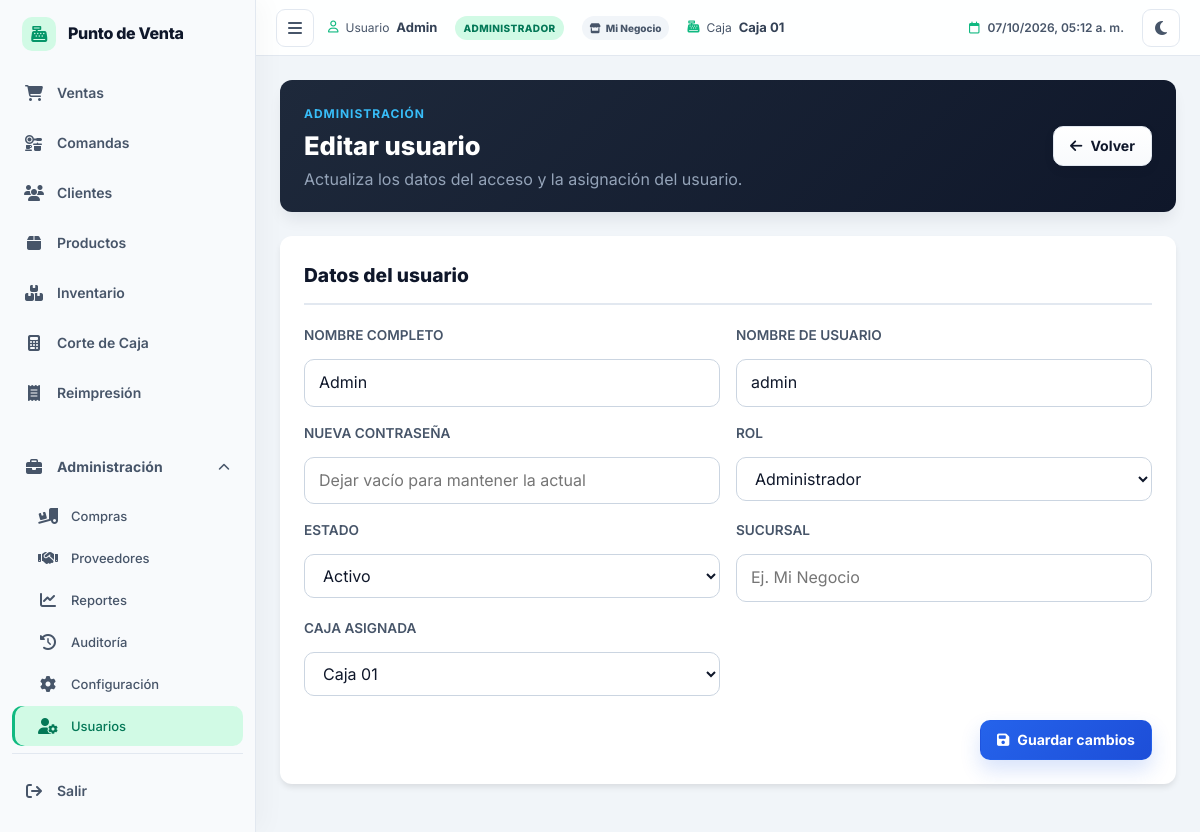
The app's page /usuarios/editar/1 (signed in) with its own data.
### tables this page shows
CREATE TABLE `usuarios` (
  `id` int NOT NULL AUTO_INCREMENT COMMENT 'Identificador único del usuario',
  `nombre` varchar(100) NOT NULL COMMENT 'Nombre completo del usuario',
  `usuario` varchar(50) NOT NULL COMMENT 'Nombre de usuario para iniciar sesión',
  `password` varchar(255) NOT NULL COMMENT 'Contraseña hasheada con bcrypt',
  `rol` enum('admin','cajero','mesero','cocina') NOT NULL DEFAULT 'cajero' COMMENT 'Rol del usuario en el sistema',
  `estado` tinyint(1) NOT NULL DEFAULT '1' COMMENT '1 = Activo, 0 = Inactivo',
  `caja_id` int DEFAULT NULL COMMENT 'Caja predeterminada del usuario',
  `sucursal` varchar(120) DEFAULT NULL COMMENT 'Sucursal asignada',
  `caja` varchar(80) DEFAULT NULL COMMENT 'Caja asignada',
  `creado_en` datetime NOT NULL DEFAULT CURRENT_TIMESTAMP COMMENT 'Fecha y hora de creación del registro',
  PRIMARY KEY (`id`),
  UNIQUE KEY `idx_usuarios_usuario` (`usuario`),
  KEY `idx_usuarios_rol` (`rol`),
  KEY `idx_usuarios_estado` (`estado`),
  KEY `idx_usuarios_caja` (`caja_id`),
  CONSTRAINT `fk_usuarios_caja` FOREIGN KEY (`caja_id`) REFERENCES `cajas` (`id`) ON DELETE SET NULL ON UPDATE CASCADE
);

CREATE TABLE `cajas` (
  `id` int NOT NULL AUTO_INCREMENT,
  `nombre` varchar(80) NOT NULL,
  `estado` tinyint(1) NOT NULL DEFAULT '1',
  PRIMARY KEY (`id`),
  UNIQUE KEY `idx_cajas_nombre` (`nombre`)
);

### app/Controllers/UsuariosController.php (called while the page is built, shortened)
<?php
require_once APP_PATH . 'Models' . DIRECTORY_SEPARATOR . 'Usuario.php';
class UsuariosController extends Controller
{
    private $modelo;
    public function __construct()
    {
        $this->modelo = new Usuario();
    }
    public function editar($parametros)
    {
        $usuarioId = (int)($parametros['id'] ?? 0);
        $usuario = $this->modelo->obtenerPorId($usuarioId);
        $cajas = $this->modelo->obtenerCajas();
        require APP_PATH . 'Views/usuarios/editar.php';
    }
}

### public/index.php (called while the page is built, shortened)
<?php
require_once CONFIG_PATH . 'database.php';
require_once CORE_PATH . 'Router.php';
$router = new Router();
$router->get('/',      'HomeController@index');
$router->get('/login', 'AuthController@login');
$router->post('/autenticar', 'AuthController@autenticar');
$router->get('/logout', 'AuthController@logout');
$router->post('/cotizaciones/enviar-cocina', 'CotizacionesController@enviarCocina');
$router->get('/cotizaciones/imprimir-comanda/{id}', 'CotizacionesController@imprimirComanda');
$router->post('/cotizaciones/imprimir-comanda/{id}', 'CotizacionesController@imprimirComanda');
$router->get('/cocina', 'CocinaController@index');
$router->post('/cocina/estado-comanda/{id}', 'CocinaController@cambiarEstadoComanda');
$router->post('/cocina/estado-item/{id}', 'CocinaController@cambiarEstadoItem');
$router->get('/ventas', 'VentasController@index');
$router->post('/ventas/buscar-producto', 'VentasController@buscarProducto');
$router->get('/ventas/buscar-producto',  'VentasController@buscarProducto');
$router->get('/ventas/buscar-productos', 'VentasController@buscarProductosAjax');
    $router->post('/ventas/buscar-productos', 'VentasController@buscarProductosAjax');
    $router->get('/ventas/catalogo', 'VentasController@catalogo');
    $router->get('/ventas/historial-hoy', 'VentasController@historialHoy');
$router->get('/ventas/buscarClientePorRtn', 'VentasController@buscarClientePorRtn');
$router->post('/ventas/buscarClientePorRtn', 'VentasController@buscarClientePorRtn');
$router->get('/ventas/buscar-cliente-por-rtn', 'VentasController@buscarClientePorRtn');
$router->post('/ventas/buscar-cliente-por-rtn', 'VentasController@buscarClientePorRtn');
$router->post('/ventas/guardar', 'VentasController@guardarVenta');
$router->get('/ventas/ticket/{id}', 'VentasController@imprimirTicket');
$router->get('/productos', 'ProductosController@index');
$router->get('/productos/exportar-csv', 'ProductosController@exportarCsv');
$router->get('/productos/crear', 'ProductosController@crear');
$router->post('/productos/guardar', 'ProductosController@guardar');
$router->get('/productos/editar/{id}', 'ProductosController@editar');
$router->post('/productos/actualizar/{id}', 'ProductosController@actualizar');
$router->post('/productos/eliminar/{id}', 'ProductosController@eliminar');
$router->get('/categorias', 'CategoriasController@index');
$router->get('/categorias/crear', 'CategoriasController@crear');
$router->post('/categorias/guardar', 'CategoriasController@guardar');
$router->get('/categorias/editar/{id}', 'CategoriasController@editar');
$router->post('/categorias/actualizar/{id}', 'CategoriasController@actualizar');
$router->post('/categorias/eliminar/{id}', 'CategoriasController@eliminar');
$router->get('/inventario', 'InventarioController@index');
$router->post('/inventario/ajustar', 'InventarioController@ajustar');
$router->get('/inventario/bajo-stock', 'InventarioController@bajoStock');
$router->get('/compras', 'ComprasController@index');
$router->get('/compras/buscar-producto', 'ComprasController@buscarProducto');
$router->get('/compras/buscar-proveedores', 'ComprasController@buscarProveedores');
$router->post('/compras/buscar-proveedores', 'ComprasController@buscarProveedores');
$router->post('/compras/guardar-proveedor-ajax', 'ComprasController@guardarProveedorAjax');
$router->post('/compras/guardar', 'ComprasController@guardar');
$router->post('/compras/anular/{id}', 'ComprasController@anular');
$router->get('/compras/ver/{id}', 'ComprasController@ver');
$router->get('/compras/pagos', 'ComprasController@pagos');
$router->post('/compras/abonar', 'ComprasController@abonar');
$router->get('/proveedores', 'ProveedoresController@index');
$router->get('/proveedores/crear', 'ProveedoresController@crear');
$router->post('/proveedores/guardar', 'ProveedoresController@guardar');
$router->get('/proveedores/editar/{id}', 'ProveedoresController@editar');
$router->post('/proveedores/actualizar/{id}', 'ProveedoresController@actualizar');
$router->post('/proveedores/eliminar/{id}', 'ProveedoresController@eliminar');
$router->get('/clientes', 'ClientesController@index');
$router->post('/clientes/guardar', 'ClientesController@guardar');
$router->post('/clientes/guardar-ajax', 'ClientesController@guardarAjax');
$router->get('/clientes/editar/{id}', 'ClientesController@editar');
$router->post('/clientes/actualizar/{id}', 'ClientesController@actualizar');
$router->get('/clientes/estado-cuenta/{id}', 'ClientesController@estadoCuenta');
$router->post('/clientes/abonar', 'ClientesController@abonar');
$router->get('/clientes/abono/ticket/{id}', 'ClientesController@imprimirAbono');
$router->get('/clientes/buscar', 'ClientesController@buscar');
$router->get('/caja', 'CajaController@index');
$router->post('/caja/abrir', 'CajaController@abrir');
$router->post('/caja/movimiento', 'CajaController@movimiento');
$router->get('/caja/corte', 'CajaController@corte');
$router->post('/caja/cerrar', 'CajaController@cerrar');
$router->get('/caja/ticket/{id}', 'CajaController@imprimirCorte');
$router->get('/configuracion', 'ConfiguracionController@index');
$router->post('/configuracion/guardar-empresa', 'ConfiguracionController@guardarEmpresa');
$router->get('/usuarios', 'UsuariosController@index');
$router->get('/usuarios/editar/{id}', 'UsuariosController@editar');
$router->post('/usuarios/guardar', 'UsuariosController@guardar');
$router->post('/usuarios/actualizar/{id}', 'UsuariosController@actualizar');
$router->get('/reportes', 'ReportesController@index');
$router->get('/reportes/filtrar', 'ReportesController@index');
$router->get('/reportes/imprimir', 'ReportesController@imprimir');
$router->get('/reportes/exportar', 'ReportesController@exportar');
$router->get('/soporte', 'SoporteController@index');
$router->get('/comprobantes', 'ComprobantesController@index');
$router->get('/comprobantes/imprimir/{id}', 'ComprobantesController@imprimir');
$router->get('/impresora/imprimir-venta/{id}', 'ImpresoraController@imprimirVenta');
$router->post('/impresora/imprimir-venta/{id}', 'ImpresoraController@imprimirVenta');
$router->post('/impresora/probar', 'ImpresoraController@probar');
$router->post('/impresora/escaneo-lan', 'ImpresoraController@escaneoLan');
$router->get('/auditoria', 'AuditoriaController@index');
$router->get('/auditoria/exportar', 'AuditoriaController@exportar');
$router->procesar();

### config/database.php (called while the page is built, shortened)
<?php
class Database
{
    private static $instancia = null;
    private $pdo;
    private function __construct()
    {
        $host = getenv('DB_HOST') ?: 'localhost';
        $dbname = getenv('DB_NAME') ?: 'web_pdv_food_db';
        $usuario = getenv('DB_USER') ?: 'root';
        $contrasena = getenv('DB_PASS') ?: '';
        $charset = 'utf8mb4';
        $dsn = "mysql:host=$host;dbname=$dbname;charset=$charset";
        $opciones = [
            PDO::ATTR_ERRMODE            => PDO::ERRMODE_EXCEPTION,
            PDO::ATTR_DEFAULT_FETCH_MODE => PDO::FETCH_ASSOC,
            PDO::ATTR_EMULATE_PREPARES   => false,
        ];
        try {
            $this->pdo = new PDO($dsn, $usuario, $contrasena, $opciones);
        } catch (PDOException $e) {
            die('Error de conexión a la base de datos: ' . $e->getMessage());
        }
    }
    public static function getInstancia()
    {
        if (self::$instancia === null) {
            self::$instancia = new self();
        }
        return self::$instancia;
    }
    public function getConexion()
    {
        return $this->pdo;
    }
}

### app/Models/Usuario.php (called while the page is built, shortened)
<?php
class Usuario extends Controller
{
    private $pdo;
    public function __construct()
    {
        $this->pdo = Database::getInstancia()->getConexion();
    }
    public function obtenerPorId($id)
    {
        $campos = 'u.id, u.nombre, u.usuario, u.rol, u.estado, u.creado_en';
        if ($this->tieneColumna('sucursal')) {
            $campos .= ', u.sucursal';
        } else {
            $campos .= ", '' AS sucursal";
        }
        if ($this->tieneColumna('caja_id')) {
            $campos .= ', u.caja_id';
        } else {
            $campos .= ", 0 AS caja_id";
        }
        $sql = 'SELECT ' . $campos . ' FROM usuarios u WHERE u.id = :id LIMIT 1';
        $stmt = $this->pdo->prepare($sql);
        $stmt->bindParam(':id', $id, PDO::PARAM_INT);
        $stmt->execute();
        return $stmt->fetch(PDO::FETCH_ASSOC);
    }
    public function obtenerCajas()
    {
        if (!$this->existeTabla('cajas')) return [];
        $stmt = $this->pdo->query('SELECT id, nombre FROM cajas WHERE estado = 1 ORDER BY nombre ASC');
        return $stmt->fetchAll(PDO::FETCH_ASSOC);
    }
    private function tieneColumna($columna)
    {
        $columna = preg_replace('/[^a-zA-Z0-9_]/', '', (string)$columna);
        $stmt = $this->pdo->query("SHOW COLUMNS FROM `usuarios` LIKE '{$columna}'");
        return $stmt !== false && $stmt->rowCount() > 0;
    }
    private function existeTabla($tabla)
    {
        $tabla = preg_replace('/[^a-zA-Z0-9_]/', '', (string)$tabla);
        $stmt = $this->pdo->query("SHOW TABLES LIKE '{$tabla}'");
        return $stmt !== false && $stmt->rowCount() > 0;
    }
}

### app/Views/usuarios/editar.php (the view, shortened to what this page needs)
<?php $tituloPagina = 'Editar usuario'; require APP_PATH . 'Views/layouts/pos_header.php'; ?>
<section class="catalogo-encabezado">
    <div>
        <span class="eyebrow">Administración</span>
        <h1>Editar usuario</h1>
        <p>Actualiza los datos del acceso y la asignación del usuario.</p>
    </div>
    <a class="btn-pos btn-pos-secondary" href="<?php echo URL_BASE; ?>usuarios"><i class="fa-solid fa-arrow-left" aria-hidden="true"></i> Volver</a>
</section>
<section class="tarjeta card-form usuarios-formulario">
    <h2 class="tarjeta-titulo">Datos del usuario</h2>
    <form method="POST" action="<?php echo URL_BASE; ?>usuarios/actualizar/<?php echo (int)$usuario['id']; ?>" class="form-grid cliente-formulario">
        <div class="campo form-group">
            <label for="usuario-nombre">Nombre completo</label>
            <input id="usuario-nombre" name="nombre" value="<?php echo htmlspecialchars($usuario['nombre'] ?? ''); ?>" required>
        </div>
        <div class="campo form-group">
            <label for="usuario-username">Nombre de usuario</label>
            <input id="usuario-username" name="username" value="<?php echo htmlspecialchars($usuario['usuario'] ?? ''); ?>" required autocomplete="username">
        </div>
        <div class="campo form-group">
            <label for="usuario-password">Nueva contraseña</label>
            <input id="usuario-password" name="password" type="password" minlength="6" placeholder="Dejar vacío para mantener la actual" autocomplete="new-password">
        </div>
        <div class="campo form-group">
            <label for="usuario-rol">Rol</label>
            <select id="usuario-rol" name="rol">
                <option value="admin" <?php echo (($usuario['rol'] ?? 'cajero') === 'admin') ? 'selected' : ''; ?>>Administrador</option>
            </select>
        </div>
        <div class="campo form-group">
            <label for="usuario-estado">Estado</label>
            <select id="usuario-estado" name="estado">
                <option value="1" <?php echo !empty($usuario['estado']) ? 'selected' : ''; ?>>Activo</option>
            </select>
        </div>
        <div class="campo form-group">
            <label for="usuario-sucursal">Sucursal</label>
            <input id="usuario-sucursal" name="sucursal" value="<?php echo htmlspecialchars($usuario['sucursal'] ?? ''); ?>" placeholder="Ej. Mi Negocio">
        </div>
        <div class="campo form-group">
            <label for="usuario-caja">Caja asignada</label>
            <select id="usuario-caja" name="caja_id">
                <?php foreach ($cajas as $caja): ?>
                    <option value="<?php echo (int)$caja['id']; ?>" <?php echo ((int)($usuario['caja_id'] ?? 0) === (int)$caja['id']) ? 'selected' : ''; ?>>
                        <?php echo htmlspecialchars($caja['nombre']); ?>
                    </option>
                <?php endforeach; ?>
            </select>
        </div>
        <div class="form-acciones" style="grid-column: 1 / -1;">
            <button class="btn-pos btn-pos-primary" type="submit"><i class="fa-solid fa-floppy-disk" aria-hidden="true"></i> Guardar cambios</button>
        </div>
    </form>
</section>
<?php require APP_PATH . 'Views/layouts/footer.php'; ?>

### core/Router.php (shortened to what this page needs)
<?php
class Router
{
    private $rutasGet = [];
    private $rutasPost = [];
    public function get($ruta, $controladorMetodo)
    {
        $this->rutasGet[$ruta] = $controladorMetodo;
    }
    public function post($ruta, $controladorMetodo)
    {
        $this->rutasPost[$ruta] = $controladorMetodo;
    }
    public function procesar()
    {
        $metodo = $_SERVER['REQUEST_METHOD'];
        $url = isset($_GET['url']) ? rtrim($_GET['url'], '/') : '/';
        $rutas = $metodo === 'GET' ? $this->rutasGet : $this->rutasPost;
        foreach ($rutas as $ruta => $controladorMetodo) {
            $parametros = $this->coincidirRuta($ruta, $url);
            if ($parametros !== false) {
                $this->invocarControlador($controladorMetodo, $parametros);
                return;
            }
        }
    }
    private function coincidirRuta($ruta, $url)
    {
        $partesRuta = explode('/', trim($ruta, '/'));
        $partesUrl = explode('/', trim($url, '/'));
        if (count($partesRuta) !== count($partesUrl)) {
            return false;
        }
        $parametros = [];
        for ($i = 0; $i < count($partesRuta); $i++) {
            if (strpos($partesRuta[$i], '{') === 0 && strpos($partesRuta[$i], '}') === strlen($partesRuta[$i]) - 1) {
                $nombreParametro = trim($partesRuta[$i], '{}');
                $parametros[$nombreParametro] = $partesUrl[$i];
            } else {
                if ($partesRuta[$i] !== $partesUrl[$i]) {
                    return false;
                }
            }
        }
        return $parametros;
    }
    private function invocarControlador($controladorMetodo, $parametros)
    {
        list($nombreControlador, $nombreMetodo) = explode('@', $controladorMetodo);
        $controlador = new $nombreControlador();
        call_user_func_array([$controlador, $nombreMetodo], [$parametros]);
    }
}

### records on screen
usuarios: nombre "Admin", username "admin", rol "Administrador", estado "Activo", caja_id "Caja 01"
